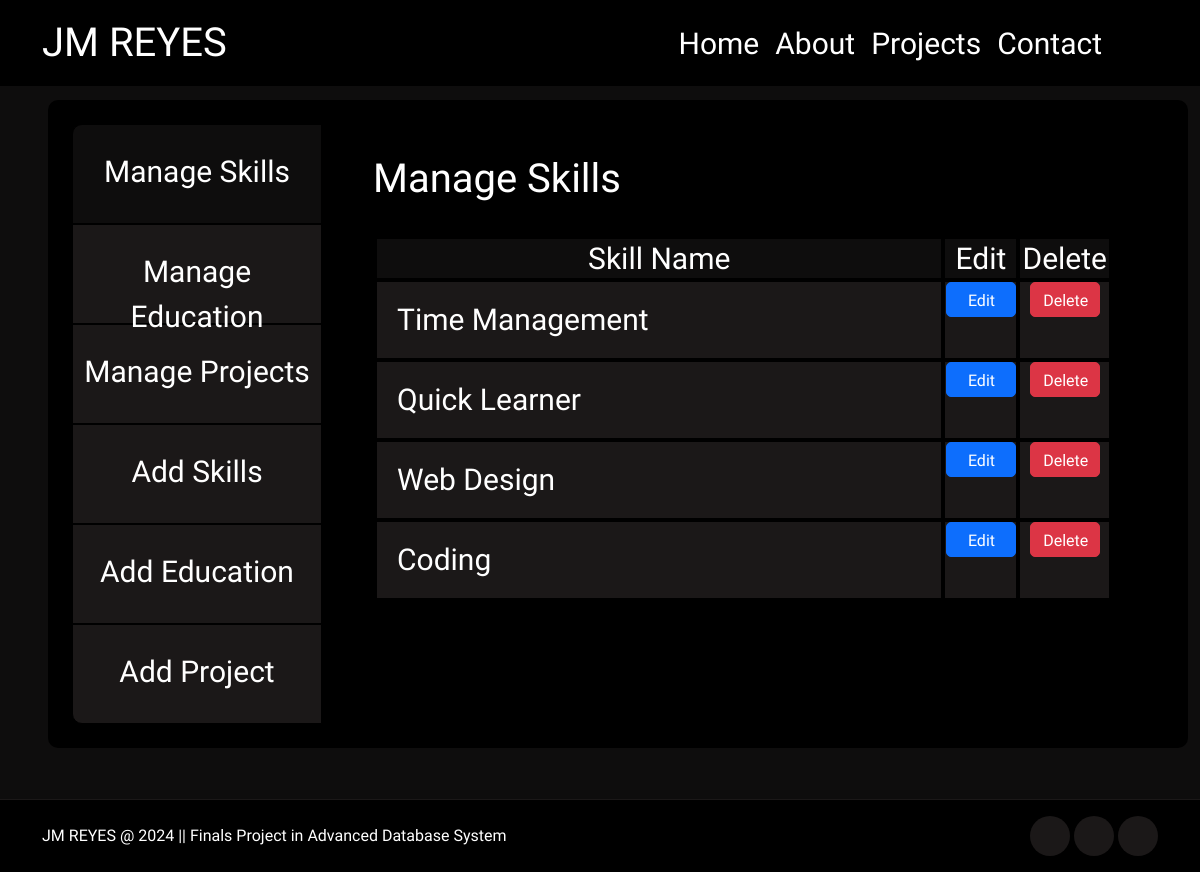
The page /settings.php (signed in) on the database its author committed.
### tables this page shows
CREATE TABLE `skills` (
  `skills_ID` int(11) NOT NULL,
  `user_ID` int(11) DEFAULT NULL,
  `skill_name` varchar(255) NOT NULL,
  `skill_description` text NOT NULL
);

### settings.php (the view, shortened to what this page needs)
<?php
include('connect.php');
?>
<!DOCTYPE html>
<html lang="en">
<head>
  <link href="https://cdn.jsdelivr.net/npm/bootstrap@5.3.3/dist/css/bootstrap.min.css" rel="stylesheet"
>
  <link href="https://unpkg.com/aos@2.3.1/dist/aos.css" rel="stylesheet">
  <link rel="stylesheet"
    href="https://maxst.icons8.com/vue-static/landings/line-awesome/font-awesome-line-awesome/css/all.min.css">
  <link rel="stylesheet"
    href="https://maxst.icons8.com/vue-static/landings/line-awesome/line-awesome/1.3.0/css/line-awesome.min.css">
  <link rel="stylesheet" href="https://cdn.jsdelivr.net/npm/sweetalert2@11/dist/sweetalert2.min.css">
  <link rel="stylesheet" href="./assets/css/style.css">
</head>
<body data-bs-spy="scroll" data-bs-target=".navbar">
  <nav class="navbar navbar-expand-lg navbar-dark fixed-top">
    <div class="container fluid mx-lg-auto">
      <a class="navbar-brand navbar-font" href="index.php">
        <span class="name-logo"><i class="las la-cat"></i> JM REYES</span></a>
      <div class="collapse navbar-collapse navbar-font" id="navbarNav">
        <ul class="navbar-nav">
          <li class="nav-item">
            <a class="nav-link" aria-current="page" href="index.php#home">Home</a>
          </li>
          <li class="nav-item">
            <a class="nav-link" aria-current="page" href="index.php#about">About</a>
          </li>
          <li class="nav-item">
            <a class="nav-link" aria-current="page" href="index.php#projects">Projects</a>
          </li>
          <li class="nav-item">
            <a class="nav-link" aria-current="page" href="index.php#contact">Contact</a>
          </li>
          <li class="nav-item">
            <a class="nav-link cog-active active" style="pointer-events: none;" aria-current="page" href="settings.php"><i class="las la-cog"></i></a>
          </li>
          <li class="nav-item">
            <a class="nav-link" aria-current="page" href="messages.php"><i class="las la-envelope"></i></a>
          </li>
          <li class="nav-item">
            <a class="nav-link" aria-current="page" href="logout.php"><i class="las la-sign-out-alt"></i></i></a>
          </li>
        </ul>
      </div>
    </div>
  </nav>
  <section id="settings" class="full-height px-lg-5">
    <div class="container settings-container mt-5 p-md-4">
        <div class="row-lg-3 settings-nav">
            <a class="settings-option settings-active" href="settings.php">
                <span class="py-md-3 m-md-2 oswald-normal">Manage Skills</span>
            </a>
            <a class="settings-option" href="manage-education.php">
                <span class="py-md-3 m-md-2 oswald-normal">Manage Education</span>
            </a>
            <a class="settings-option" href="manage-projects.php">
                <span class="py-md-3 m-md-2 oswald-normal">Manage Projects</span>
            </a>
            <a class="settings-option" href="add-skills.php">
                <span class="py-md-3 m-md-2 oswald-normal">Add Skills</span>
            </a>
            <a class="settings-option" href="add-education.php">
                <span class="py-md-3 m-md-2 oswald-normal">Add Education</span>
            </a>
            <a class="settings-option" href="add-project.php">
                <span class="py-md-3 m-md-2 oswald-normal">Add Project</span>
            </a>
        </div>
        <div class="row-lg-7 settings-main">
            <div class="col">
                <h4 style="font-size: 40px">Manage Skills</h4>
            </div>
            <div>
              <table>
                <thead>
                  <tr>
                    <th>Skill Name</th>
                    <th>Edit</th>
                    <th>Delete</th>
                  </tr>
                </thead>
                <tbody>
                <?php
                  $confirm_edit = 'Are you sure you want to edit this skill?';
                  $confirm_del = 'Are you sure you want to delete this skill?';
                  $sql = "SELECT * FROM `skills`";
                  $result = mysqli_query($con, $sql);
                  if($result) {
                    while($row = mysqli_fetch_assoc($result)) {
                      $id = $row['skills_ID'];
                      $title = $row['skill_name'];
                      echo '
                      <tr>
                        <td class="td-title">'.$title.'</td>
                        <td class="edit-del">
                          <form action="edit-skills.php?update-skillid='.$id.'" method="post">
                            <input type="hidden" name="id" value="'.$id.'">
                            <button type="submit" name="edit" class="btn sm btn-primary btn-size" onclick="return confirm(\''.$confirm_edit.'\')">Edit</button>
                          </form>
                        </td>
                        <td class="edit-del">
                          <form method="post">
                            <input type="hidden" name="id" value="'.$id.'">
                            <a type="submit" href="delete.php?deleteid='.$id.'" name="delete" class="btn sm btn-danger btn-size" onclick="return confirm(\''.$confirm_del.'\')">Delete</a>
                          </form>
                        </td>
                      </tr>
                      ';
                    }
                  }
                ?>
                </tbody>
              </table>
            </div>
        </div>
    </div>
  </section>
    <footer class="py-5 p-lg-3">
      <div class="container">
        <div class="row gy-4 justify-content-between">
          <div class="col-auto">
            <p class="mb-0 mt-2">JM REYES @ 2024 || Finals Project in Advanced Database System</p>
          </div>
          <div class="col-auto">
            <div class="social-icons">
              <a href="https://www.facebook.com/KuddliestDudeYouHaveEverKnown" target="_blank"><i class="lab la-facebook"></i></a>
              <a href="https://www.instagram.com/itzjmbruhhh/" target="_blank"><i class="lab la-instagram"></i></a>
              <a href="https://github.com/JMReyes1014" target="_blank"><i class="lab la-github"></i></a>
            </div>
          </div>
        </div>
      </div>
    </footer>
</body>
</html>

### assets/css/style.css (style rules this page uses)
.oswald-normal { font-family: "Oswald", sans-serif; font-optical-sizing: auto; font-weight: 300; font-style: normal; }
:root { --color-body: #ffffff; --color-base: #0e0d0d; --color-base1: #1b1818; --color-base2: #000000; --color-brand2: #ff3131; --color-brand: #ef4f4f; --font-base: "Belleza"; --font-base2: "Oswald"; }
.settings-container { background-color: var(--color-base2); width: 1600px; height: auto; display: flex; border-radius: 10px; }
.settings-nav { text-align: center; }
.settings-option { height: 100px; width: 250px; background-color: var(--color-base1); border: 1px solid var(--color-base2); display: flex; justify-content: center; font-size: 30px; }
.settings-option:first-of-type { border-top-left-radius: 10px; }
.settings-option:last-of-type { border-bottom-left-radius: 10px; }
.settings-active { background-color: var(--color-base); transition: none; pointer-events: none; }
.settings-main { height: auto; width: 1400px; border: 1px solid var(--color-base2); border-top-right-radius: 10px; border-bottom-right-radius: 10px; padding: 30px 50px; display: grid; grid-template-rows: 4rem auto; gap: 1rem; }
.settings-main table { width: 100%; height: auto; }
.settings-main table thead { text-align: left; }
.settings-main table thead tr th { background-color: var(--color-base); border: 4px solid var(--color-base2); padding: 2px; font-family: var(--font-base2); font-size: 30px; text-align: center; font-weight: 300; }
.settings-main table tbody tr td { background-color: var(--color-base1); border: 4px solid var(--color-base2); padding: 2px; padding-left: 20px; font-family: var(--font-base2); font-size: 30px; text-align: left; font-weight: 300; }
.settings-main table tbody tr td.edit-del { text-align: center; padding: 0; padding-left: 1px; padding-bottom: 11px; }
.settings-main table tbody tr td.td-title { width: 700px; }
body { background-color: var(--color-base); color: var(--color-body); font-family: var(--font-base); }
h1, h2, h3, h4, h5, h6 { color: var(--color-body); font-weight: 300; }
.full-height { min-height: 100vh; height: 100%; display: flex; flex-direction: column; justify-content: center; padding-top: 80px; padding-bottom: 80px; border-bottom: 1px solid var(--color-base1); }
.name-logo { font-size: 40px; }
a { text-decoration: none; color: var(--color-body); transition: all 0.4s ease; font-family: var(--font-base); }
.navbar { background-color: var(--color-base2); }
.navbar-font { font-size: 30px; }
.navbar-nav { margin-left: auto; }
.navbar .nav-link { text-decoration: none; color: var(--color-body); transition: all 0.4 ease; font-family: var(--font-base2); font-weight: 300; }
.navbar .nav-link.active { color: var(--color-brand); }
.cog-active { pointer-events: none; }
.btn-size { height: 35px; width: 70px; text-align: center; border-radius: 5px; }
footer { background-color: var(--color-base2); }
.social-icons a { width: 40px; height: 40px; display: inline-flex; align-items: center; justify-content: center; background-color: var(--color-base1); color: var(--color-body); border-radius: 100px; font-size: 24px; }

### rows shown on the page
skills: skill_name "Time Management"
skills: skill_name "Quick Learner"
skills: skill_name "Web Design"
skills: skill_name "Coding"
